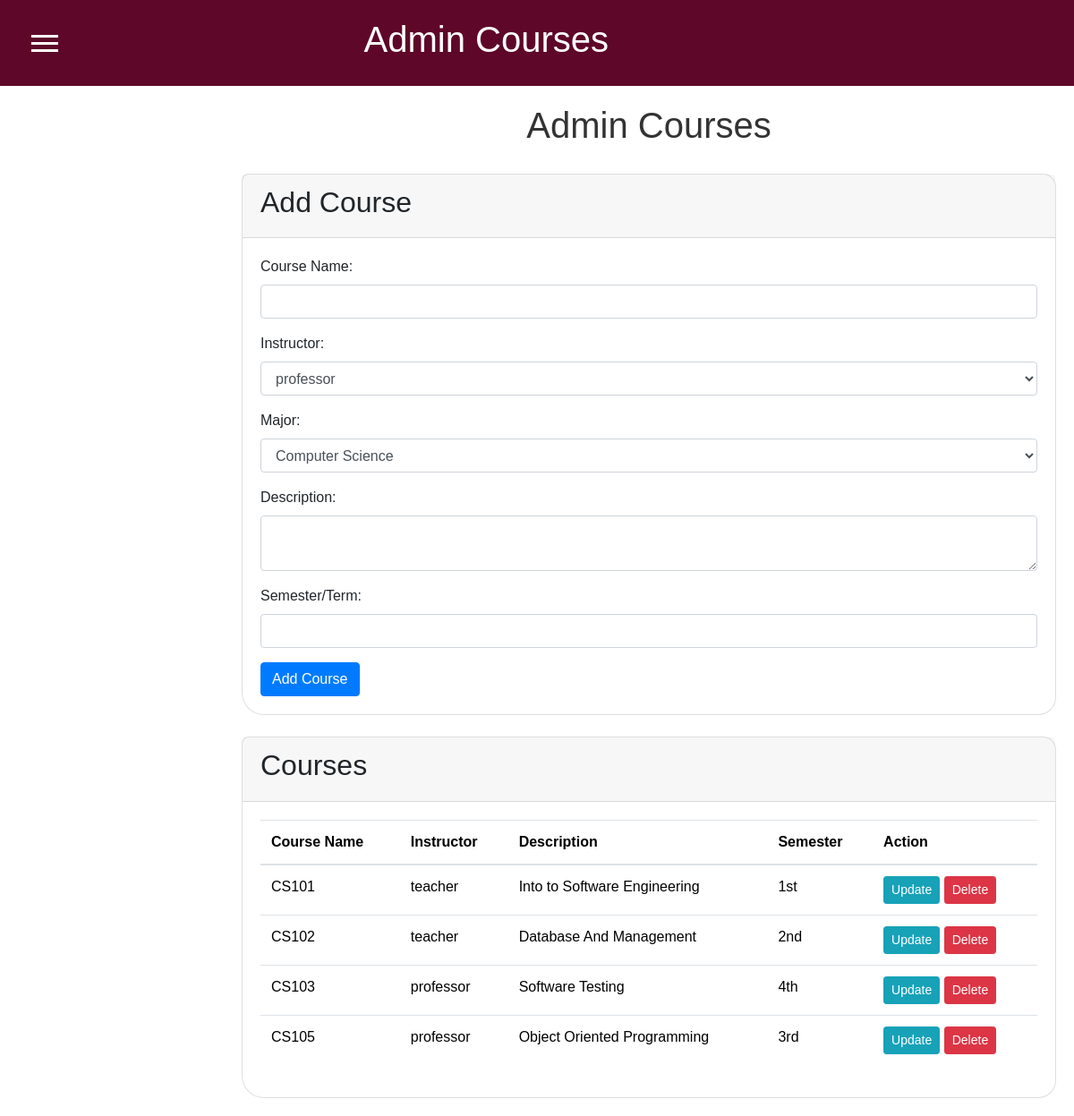
Screenshot of /Admin/admin_courses.php (signed in) with the database file from the repository.
### tables this page shows
CREATE TABLE `courses` (
  `course_id` int(11) NOT NULL,
  `course_name` varchar(100) NOT NULL,
  `instructor_id` int(11) DEFAULT NULL,
  `course_description` text DEFAULT NULL,
  `semester` varchar(50) DEFAULT NULL,
  `major_id` int(11) NOT NULL
);

CREATE TABLE `users` (
  `user_id` int(11) NOT NULL,
  `username` varchar(50) NOT NULL,
  `password` varchar(255) NOT NULL,
  `email` varchar(100) NOT NULL,
  `role` enum('student','teacher','admin') NOT NULL
);

### Admin/admin_courses.php (the view, shortened to what this page needs)
<?php
include('../includes/config.php');
function getAllTeachers() {
    global $conn;
    $sql = "SELECT user_id, username FROM users WHERE role='teacher'";
    $result = $conn->query($sql);
    $teachers = array();
    if ($result->num_rows > 0) {
        while ($row = $result->fetch_assoc()) {
            $teachers[] = $row;
        }
    }
    return $teachers;
}
function getAllMajors() {
    global $conn;
    $sql = "SELECT major_id, major_name FROM major";
    $result = $conn->query($sql);
    $majors = array();
    if ($result->num_rows > 0) {
        while ($row = $result->fetch_assoc()) {
            $majors[] = $row;
        }
    }
    return $majors;
}
function getAllCourses() {
    global $conn;
    $sql = "SELECT c.*, u.username AS instructor_name
            FROM courses c
            INNER JOIN users u ON c.instructor_id = u.user_id";
    $result = $conn->query($sql);
    $courses = array();
    if ($result->num_rows > 0) {
        while ($row = $result->fetch_assoc()) {
            $courses[] = $row;
        }
    }
    return $courses;
}
$teachers = getAllTeachers();
$majors = getAllMajors();
$courses = getAllCourses();
$update_mode = false;
$update_course_name = '';
$update_course_instructor_id = '';
$update_course_description = '';
$update_course_semester = '';
$update_major_id = '';
?>
<!DOCTYPE html>
<html>
<head>
    <link rel="stylesheet" href="https://stackpath.bootstrapcdn.com/bootstrap/4.5.2/css/bootstrap.min.css">
    <link rel="stylesheet" href="../css/styles.css">
</head>
<body>
    <div class="container-fluid">
        <div class="row">
            <div class="col-md-12 dashboard-header">
            <?php include('AdminNavbar.php'); ?>
                <h1 class="dashboard-title"><i class="fas fa-bars menu-icon"></i>Admin Courses</h1>
            </div>
        </div>
    </div>
        <div class="content">
            <h1>Admin Courses</h1>
            <div class="card">
                <div class="card-header">
                    <h2><?php echo $update_mode ? 'Update Course' : 'Add Course'; ?></h2>
                </div>
                <div class="card-body">
                    <form method="post" action="<?php echo htmlspecialchars($_SERVER["PHP_SELF"]); ?>">
                        <div class="form-group">
                            <label for="course_name">Course Name:</label>
                            <input type="text" class="form-control" name="course_name" value="<?php echo $update_mode ? $update_course_name : ''; ?>" required>
                        </div>
                        <div class="form-group">
                            <label for="course_instructor_id">Instructor:</label>
                            <select class="form-control" name="course_instructor_id">
                                <?php
                                foreach ($teachers as $teacher) {
                                    $teacher_id = $teacher['user_id'];
                                    $teacher_name = $teacher['username'];
                                    $selected = ($update_mode && $teacher_id == $update_course_instructor_id) ? 'selected' : '';
                                    echo "<option value='$teacher_id' $selected>$teacher_name</option>";
                                }
                                ?>
                            </select>
                        </div>
                        <div class="form-group">
                            <label for="major_id">Major:</label>
                            <select class="form-control" name="major_id">
                                <?php
                                foreach ($majors as $major) {
                                    $major_id = $major['major_id'];
                                    $major_name = $major['major_name'];
                                    $selected = ($update_mode && $major_id == $update_major_id) ? 'selected' : '';
                                    echo "<option value='$major_id' $selected>$major_name</option>";
                                }
                                ?>
                            </select>
                        </div>
                        <div class="form-group">
                            <label for="course_description">Description:</label>
                            <textarea class="form-control" name="course_description"><?php echo $update_mode ? $update_course_description : ''; ?></textarea>
                        </div>
                        <div class="form-group">
                            <label for="semester">Semester/Term:</label>
                            <input type="text" class="form-control" name="semester" value="<?php echo $update_mode ? $update_course_semester : ''; ?>" required>
                        </div>
                        <?php if(!$update_mode) { ?>
                            <button type="submit" class="btn btn-primary" name="add_course">Add Course</button>
                        <?php } else { ?>
                            <button type="submit" class="btn btn-primary" name="save_update">Save Update</button>
                        <?php } ?>
                    </form>
                </div>
            </div>
            <div class="card mt-4">
                <div class="card-header">
                    <h2>Courses</h2>
                </div>
                <div class="card-body">
                    <table class="table">
                        <thead>
                            <tr>
                                <th>Course Name</th>
                                <th>Instructor</th>
                                <th>Description</th>
                                <th>Semester</th>
                                <th>Action</th>
                            </tr>
                        </thead>
                        <tbody>
                            <?php foreach ($courses as $course) { ?>
                            <tr>
                                <td><?php echo $course['course_name']; ?></td>
                                <td><?php echo $course['instructor_name']; ?></td>
                                <td><?php echo $course['course_description']; ?></td>
                                <td><?php echo $course['semester']; ?></td>
                                <td>
                                    <form class="d-inline" method="post" action="<?php echo htmlspecialchars($_SERVER["PHP_SELF"]); ?>">
                                        <button type="submit" class="btn btn-info btn-sm" name="update_course">Update</button>
                                    </form>
                                    <form class="d-inline" method="post" action="<?php echo htmlspecialchars($_SERVER["PHP_SELF"]); ?>" onsubmit="return confirm('Are you sure you want to delete this course?');">
                                        <button type="submit" class="btn btn-danger btn-sm" name="delete_course">Delete</button>
                                    </form>
                                </td>
                            </tr>
                            <?php } ?>
                        </tbody>
                    </table>
                </div>
            </div>
        </div>
</body>
</html>

### Admin/AdminNavbar.php (shortened to what this page needs)
<!DOCTYPE html>
<html lang="en">
<head>
    <link rel="stylesheet" href="../css/navbar.css">
</head>
<body>
    <div class="hamburger" onclick="toggleMenu()">
        <div class="line"></div>
        <div class="line"></div>
        <div class="line"></div>
    </div>
</body>
</html>

### css/styles.css (style rules this page uses)
body { font-family: Arial, sans-serif; }
.content { margin-left: 250px; padding: 20px; }
.content h1 { color: #333; margin-bottom: 30px; }

### css/navbar.css (style rules this page uses)
:root { --white-color: #fff; --paraText-color: #777; --heading-color: #333; --primary-color: rgb(31, 153, 167); --secondary-color: rgb(94, 7, 40); }
body, html { margin: 0; padding: 0; width: 100%; height: 100%; overflow-x: hidden; }
.hamburger { cursor: pointer; padding: 15px; display: flex; flex-direction: column; gap: 5px; }
.hamburger .line { width: 30px; height: 3px; background-color: var(--secondary-color); transition: all 0.3s ease; }

### Admin/admin_courses.php (style rules this page uses)
.card { transition: transform 0.3s ease, box-shadow 0.3s ease; border-radius: 8px 15px 20px 25px; }
.table thead th, .table tbody tr td { color: black !important; }
h1 { text-align: center; }
:root { --white-color: #fff; --paraText-color: #777; --heading-color: #333; --primary-color: rgb(31, 153, 167); --secondary-color: rgb(94, 7, 40); }
.dashboard-header { background-color: var(--secondary-color); padding: 20px; display: flex; justify-content: space-between; align-items: center; }
.dashboard-title { color: white; display: flex; align-items: center; margin-right: 500px; justify-content: center; }

### Admin/AdminNavbar.php (style rules this page uses)
.hamburger .line { background-color: white; }

### rows the page displays
courses: course_name "CS101", instructor.username "teacher", course_description "Into to Software Engineering", semester "1st"
courses: course_name "CS102", instructor.username "teacher", course_description "Database And Management", semester "2nd"
courses: course_name "CS103", instructor.username "professor", course_description "Software Testing", semester "4th"
courses: course_name "CS105", instructor.username "professor", course_description "Object Oriented Programming", semester "3rd"

### other values shown
form field course_instructor_id "professor"
form field major_id "Computer Science"
